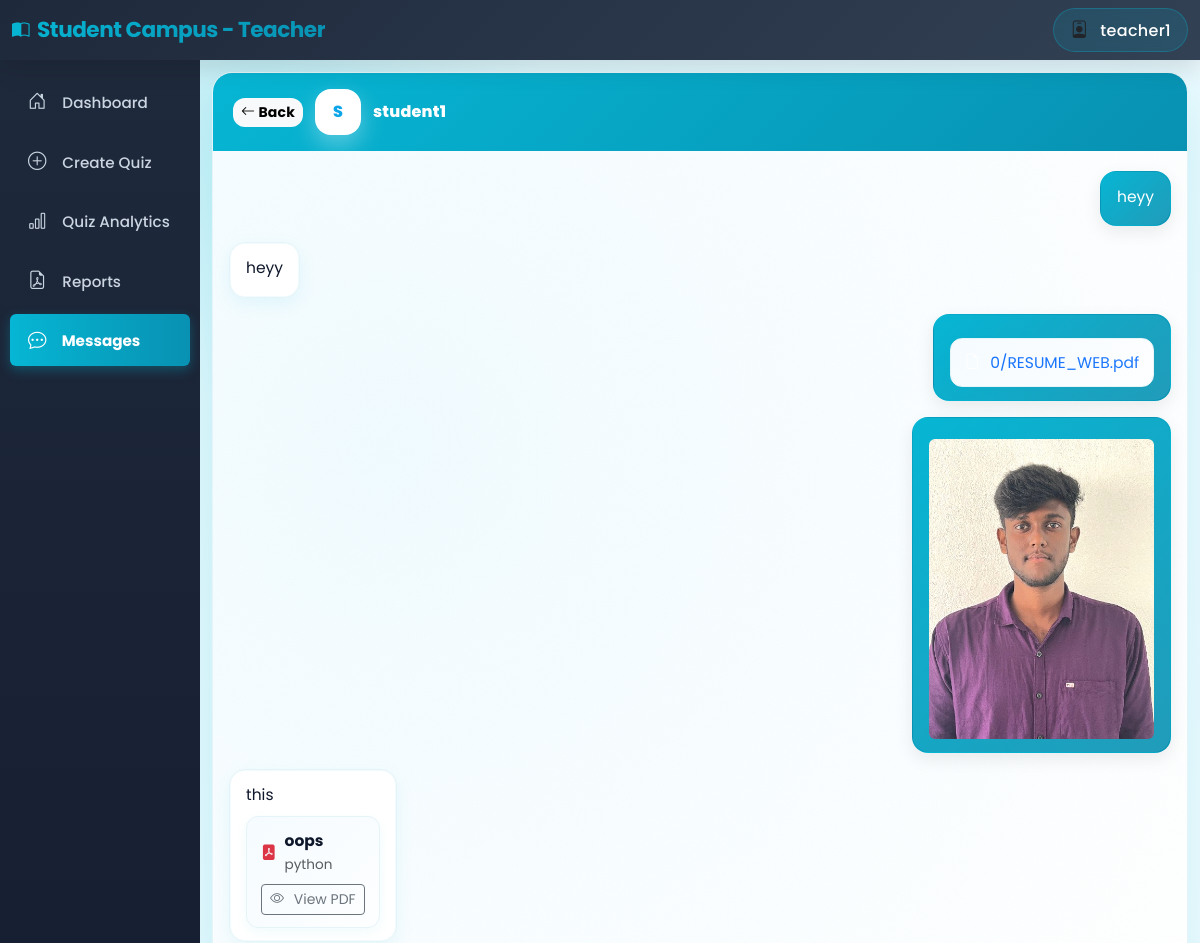
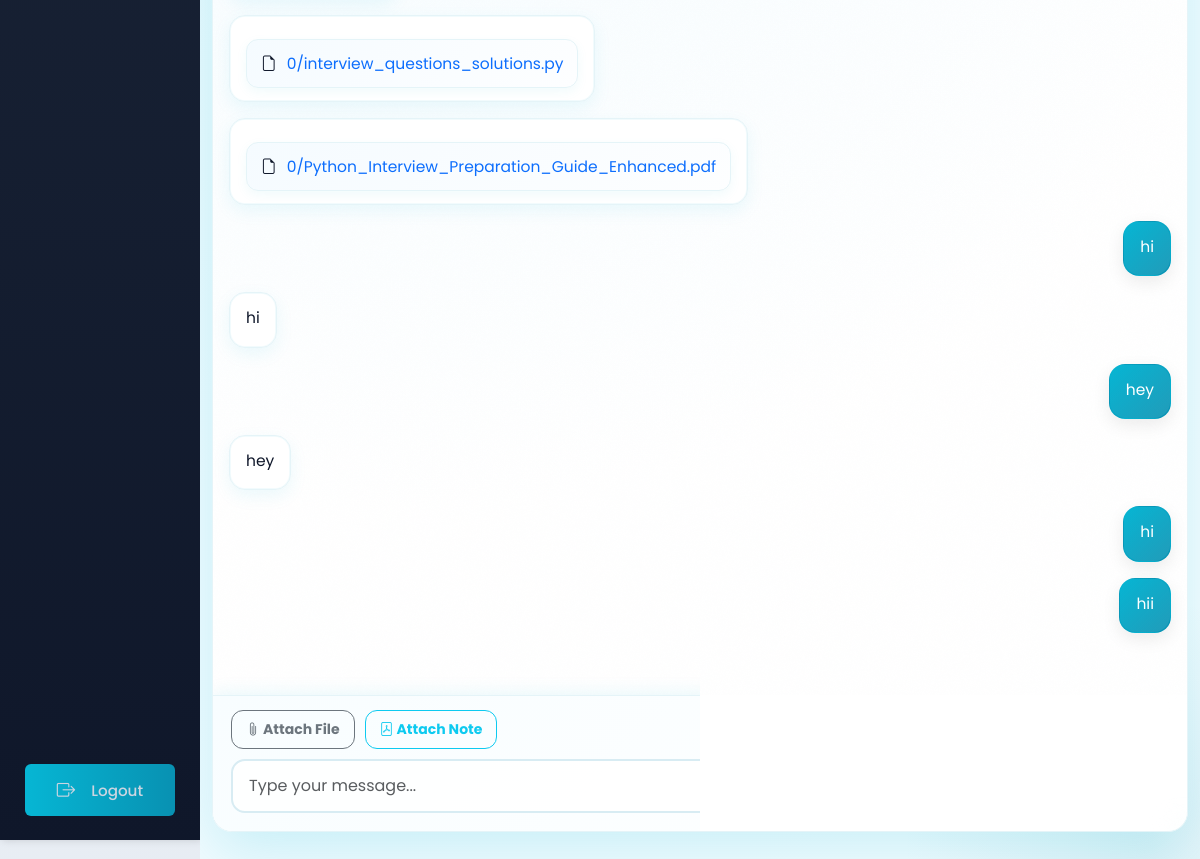
The page /teacher/chat/3/ (signed in) on the database its author committed (2 pictures, top to bottom).
### authentication/models.py (models this page shows, shortened)
class User(AbstractUser):
    ROLE_CHOICES = (
        ('student', 'Student'),
        ('teacher', 'Teacher'),
    )
    role = models.CharField(max_length=10, choices=ROLE_CHOICES, default='student')
    def is_teacher(self):
        return self.role == 'teacher'

### teachers/models.py (models this page shows, shortened)
class ChatMessage(models.Model):
    sender = models.ForeignKey(User, on_delete=models.CASCADE, related_name='sent_messages')
    receiver = models.ForeignKey(User, on_delete=models.CASCADE, related_name='received_messages')
    message = models.TextField(blank=True)
    file = models.FileField(upload_to='chat_files/%Y/%m/%d/', null=True, blank=True)
    attached_note = models.ForeignKey(PDFNote, on_delete=models.SET_NULL, null=True, blank=True, related_name='chat_references')
    created_at = models.DateTimeField(auto_now_add=True)
    is_read = models.BooleanField(default=False)
    def __str__(self):
        return f"Message {self.id}"
    def is_image(self):
        if self.file:
            ext = self.file.name.split('.')[-1].lower()
            return ext in ['jpg', 'jpeg', 'png', 'gif', 'bmp', 'webp']
        return False
    class Meta:
        ordering = ['created_at']

class PDFNote(models.Model):
    subject = models.ForeignKey(Subject, on_delete=models.CASCADE, related_name='notes')
    title = models.CharField(max_length=200)
    pdf_file = models.FileField(upload_to='notes/%Y/%m/%d/')  # Now supports PDF, DOC, DOCX, PPT, PPTX
    uploaded_by = models.ForeignKey(User, on_delete=models.CASCADE)
    created_at = models.DateTimeField(auto_now_add=True)
    class Meta:
        ordering = ['-created_at']

class Subject(models.Model):
    name = models.CharField(max_length=200)
    description = models.TextField(blank=True)
    teacher = models.ForeignKey(User, on_delete=models.CASCADE, related_name='subjects')
    created_at = models.DateTimeField(auto_now_add=True)
    class Meta:
        ordering = ['name']

### teachers/views.py (the view)
# urls.py: path('chat/<int:user_id>/', views.teacher_chat_with, name='teacher_chat_with'),
@login_required
def teacher_chat_with(request, user_id):
    if not request.user.is_teacher():
        return HttpResponseForbidden("You don't have permission to access this page.")
    other_user = get_object_or_404(User, id=user_id, role='student')
    messages_list = ChatMessage.objects.filter(
        Q(sender=request.user, receiver=other_user) | Q(sender=other_user, receiver=request.user)
    ).select_related('attached_note', 'attached_note__subject').order_by('created_at')
    ChatMessage.objects.filter(sender=other_user, receiver=request.user, is_read=False).update(is_read=True)
    available_notes = PDFNote.objects.filter(subject__teacher=request.user).select_related('subject')
    return render(request, 'teachers/chat_conversation.html', {
        'other_user': other_user,
        'messages': messages_list,
        'available_notes': available_notes
    })

### templates/teachers/chat_conversation.html (shortened to what this page needs)
{% extends 'teachers/base_teacher.html' %}
{% block teacher_content %}
<div class="chat-container-wrapper">
    <div class="chat-shell">
        <div class="chat-header">
            <div class="d-flex justify-content-between align-items-center">
                <div class="chat-identity">
                    <a href="{% url 'teacher_chat' %}" class="btn btn-sm btn-light">
                        <i class="bi bi-arrow-left"></i> Back
                    </a>
                    <div class="avatar">{{ other_user.username|slice:":1"|upper }}</div>
                    <span>{{ other_user.username }}</span>
                </div>
            </div>
        </div>
        <div class="chat-body" id="chatMessages">
            {% for message in messages %}
                <div class="message-row {% if message.sender.id == user.id %}me{% else %}them{% endif %}">
                    <div class="message-bubble {% if message.sender.id == user.id %}me{% else %}them{% endif %}">
                        {% if message.message %}
                            <p class="mb-1">{{ message.message }}</p>
                        {% endif %}
                        {% if message.file %}
                            {% if message.is_image %}
                                <img src="{{ message.file.url }}" class="img-fluid rounded mt-2" style="max-width: 300px; max-height: 300px;" alt="Shared image">
                            {% else %}
                                <div class="message-file">
                                    <i class="bi bi-file-earmark"></i>
                                    <a href="{{ message.file.url }}" target="_blank" class="text-decoration-none">{{ message.file.name|slice:"20:" }}</a>
                                </div>
                            {% endif %}
                        {% endif %}
                        {% if message.attached_note %}
                            <div class="message-note">
                                <div class="d-flex align-items-center">
                                    <i class="bi bi-file-pdf-fill text-danger me-2"></i>
                                    <div>
                                        <strong>{{ message.attached_note.title }}</strong><br>
                                        <small class="text-muted">{{ message.attached_note.subject.name }}</small>
                                    </div>
                                </div>
                                <a href="{{ message.attached_note.pdf_file.url }}" target="_blank" class="btn btn-sm btn-outline-secondary mt-2 w-100">
                                    <i class="bi bi-eye"></i> View PDF
                                </a>
                            </div>
                        {% endif %}
                    </div>
                </div>
            {% endfor %}
        </div>
        <div class="chat-footer">
            <div class="toolbar">
                <button type="button" class="btn btn-sm btn-outline-secondary" onclick="document.getElementById('fileInput').click()">
                    <i class="bi bi-paperclip"></i> Attach File
                </button>
                <button type="button" class="btn btn-sm btn-outline-info" data-bs-toggle="modal" data-bs-target="#notesModal">
                    <i class="bi bi-file-pdf"></i> Attach Note
                </button>
            </div>
            <form id="messageForm" class="input-shell">
                <input type="text" id="messageInput" class="form-control" placeholder="Type your message..." autocomplete="off">
                <button type="submit" class="btn">
                    <i class="bi bi-send"></i>
                </button>
            </form>
        </div>
    </div>
</div>
{% endblock %}

### templates/teachers/base_teacher.html (shortened to what this page needs)
<!DOCTYPE html>
<html lang="en">
<head>
    <link href="https://cdn.jsdelivr.net/npm/bootstrap@5.3.0/dist/css/bootstrap.min.css" rel="stylesheet">
    <link href="https://cdn.jsdelivr.net/npm/bootstrap-icons@1.10.0/font/bootstrap-icons.css" rel="stylesheet">
</head>
<body>
    <div class="position-fixed top-0 end-0 p-3" style="z-index: 11000;">
    </div>
    <nav class="navbar navbar-expand-lg navbar-light bg-light">
        <div class="container-fluid">
            <a class="navbar-brand fw-bold" href="{% url 'teacher_dashboard' %}">
                <i class="bi bi-book-half me-2"></i>Student Campus - Teacher
            </a>
            <div class="ms-auto d-flex align-items-center gap-3">
                <div class="user-info">
                    <i class="bi bi-person-badge me-2"></i>
                    <span>{{ user.username }}</span>
                </div>
            </div>
        </div>
    </nav>
    <div class="container-fluid">
        <div class="row">
            <div class="col-md-2 p-0">
                <div class="sidebar">
                    <nav class="nav flex-column">
                        <a class="nav-link {% if request.resolver_match.url_name == 'teacher_dashboard' %}active{% endif %}" href="{% url 'teacher_dashboard' %}">
                            <i class="bi bi-house-door"></i> Dashboard
                        </a>
                        <a class="nav-link {% if request.resolver_match.url_name == 'create_quiz' or request.resolver_match.url_name == 'generate_quiz' %}active{% endif %}" href="{% url 'create_quiz' %}">
                            <i class="bi bi-plus-circle"></i> Create Quiz
                        </a>
                        <a class="nav-link {% if request.resolver_match.url_name == 'quiz_analytics' %}active{% endif %}" href="{% url 'quiz_analytics' %}">
                            <i class="bi bi-bar-chart"></i> Quiz Analytics
                        </a>
                        <a class="nav-link {% if request.resolver_match.url_name == 'quiz_reports' %}active{% endif %}" href="{% url 'quiz_reports' %}">
                            <i class="bi bi-file-earmark-pdf"></i> Reports
                        </a>
                        <a class="nav-link {% if request.resolver_match.url_name == 'teacher_chat' or request.resolver_match.url_name == 'teacher_chat_with' %}active{% endif %}" href="{% url 'teacher_chat' %}">
                            <i class="bi bi-chat-dots"></i> Messages
                        </a>
                        <a class="nav-link logout-btn" href="{% url 'logout' %}">
                            <i class="bi bi-box-arrow-right"></i> Logout
                        </a>
                    </nav>
                </div>
            </div>
            <div class="col-md-10 p-0">
                <div class="main-content">
                    {% block teacher_content %}
                    {% endblock %}
                </div>
            </div>
        </div>
    </div>
</body>
</html>

### templates/teachers/base_teacher.html (style rules this page uses)
:root { --primary-slate: #64748B; --primary-indigo: #4F46E5; --primary-cyan: #06B6D4; --dark-navy: #1E293B; --light-bg: #F1F5F9; }
* { font-family: 'Poppins', sans-serif; }
button, a, .btn, .nav-link, [class*="btn"] { text-decoration: none !important; }
body { background: linear-gradient(135deg, #F1F5F9 0%, #E2E8F0 100%); min-height: 100vh; padding-top: 56px; font-weight: 400; }
.navbar { position: fixed; top: 0; left: 0; right: 0; z-index: 1000; background: linear-gradient(135deg, #1E293B 0%, #334155 100%) !important; box-shadow: 0 8px 24px rgba(0, 0, 0, 0.12); border: none; backdrop-filter: blur(10px); }
.navbar-brand { color: white !important; font-weight: 800; font-size: 1.35rem; letter-spacing: -0.5px; background: linear-gradient(135deg, #06B6D4 0%, #0891B2 100%); -webkit-background-clip: text; -webkit-text-fill-color: transparent; background-clip: text; }
.navbar span { color: white; font-weight: 500; letter-spacing: 0.3px; }
.user-info { background: rgba(6, 182, 212, 0.15); padding: 8px 16px; border-radius: 25px; backdrop-filter: blur(10px); border: 1px solid rgba(6, 182, 212, 0.3); }
.navbar .bi { font-size: 1.1rem; }
.sidebar { height: calc(100vh - 56px); background: linear-gradient(180deg, #1E293B 0%, #0F172A 100%); box-shadow: 2px 0 8px rgba(0, 0, 0, 0.15); position: sticky; top: 56px; display: flex; flex-direction: column; }
.sidebar .nav { display: flex; flex-direction: column; flex: 1; padding-top: 1rem; }
.sidebar .nav-link { color: #cbd5e1; padding: 12px 18px; border-radius: 6px; margin: 4px 10px; transition: all 0.3s ease; font-size: 0.95rem; font-weight: 500; }
.sidebar .nav-link.active { background: linear-gradient(90deg, #06B6D4 0%, #0891B2 100%); color: white; font-weight: 700; box-shadow: 0 4px 12px rgba(6, 182, 212, 0.3); }
.sidebar .nav-link i { margin-right: 12px; font-size: 1.15rem; width: 20px; text-align: center; }
.logout-btn { position: absolute; bottom: 20px; left: 15px; right: 15px; background: linear-gradient(90deg, #06B6D4 0%, #0891B2 100%); color: white; border: 0; font-weight: 600; transition: all 0.3s; text-align: center; padding: 10px; border-radius: 6px; text-decoration: none; display: block; }
.main-content { background-color: #F1F5F9; min-height: 100vh; padding: 30px; }

### rows shown on the page
User: username "teacher1"
User: username "S", username "student1"
ChatMessage: message "heyy"
ChatMessage: message "heyy"
ChatMessage: file.name "0/RESUME_WEB.pdf"
ChatMessage: file (picture)
ChatMessage: message "this", attached_note "oops", attached_note.subject.name "python"
ChatMessage: file.name "0/interview_questions_solutions.py"
ChatMessage: file.name "0/Python_Interview_Preparation_Guide_Enhanced.pdf"
ChatMessage: message "hi"
ChatMessage: message "hi"
ChatMessage: message "hey"
ChatMessage: message "hey"
ChatMessage: message "hi"
ChatMessage: message "hii"
